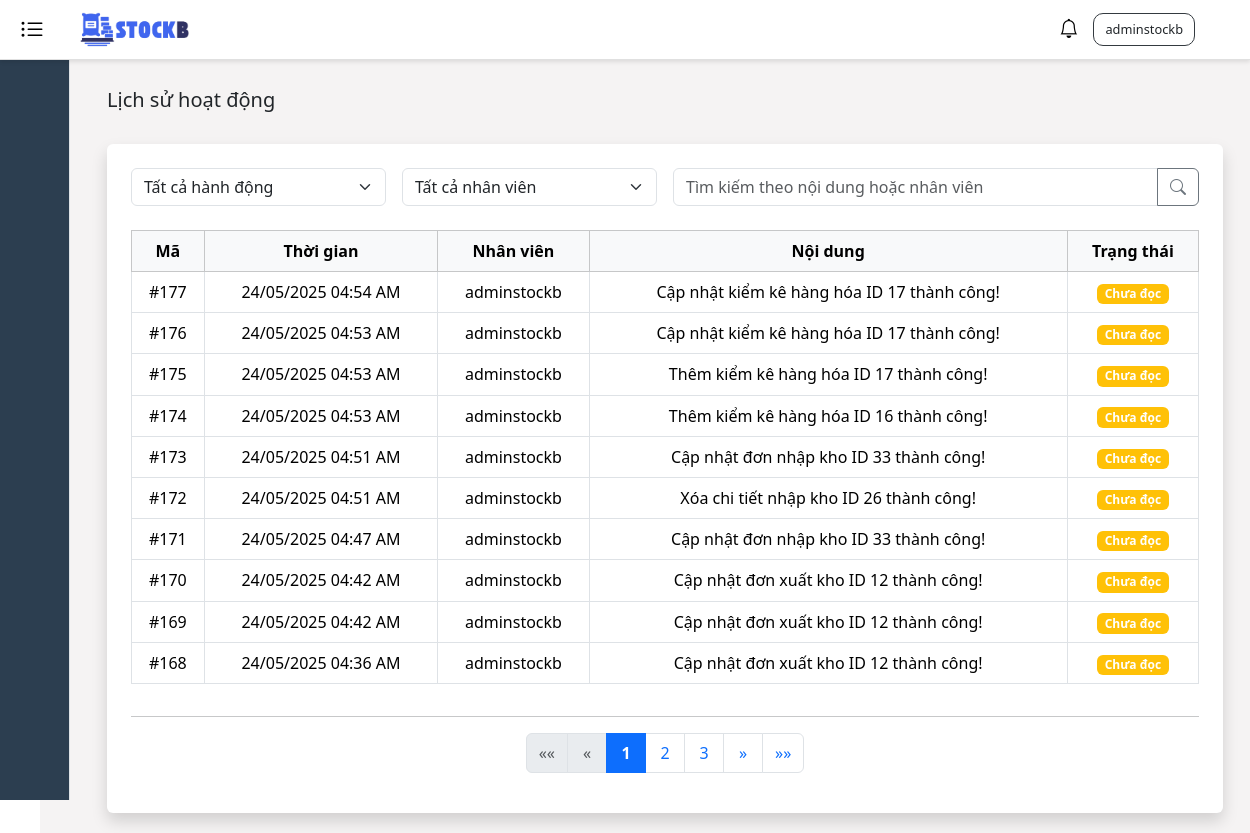
Before: /activity-log/ (signed in) with the older database file.
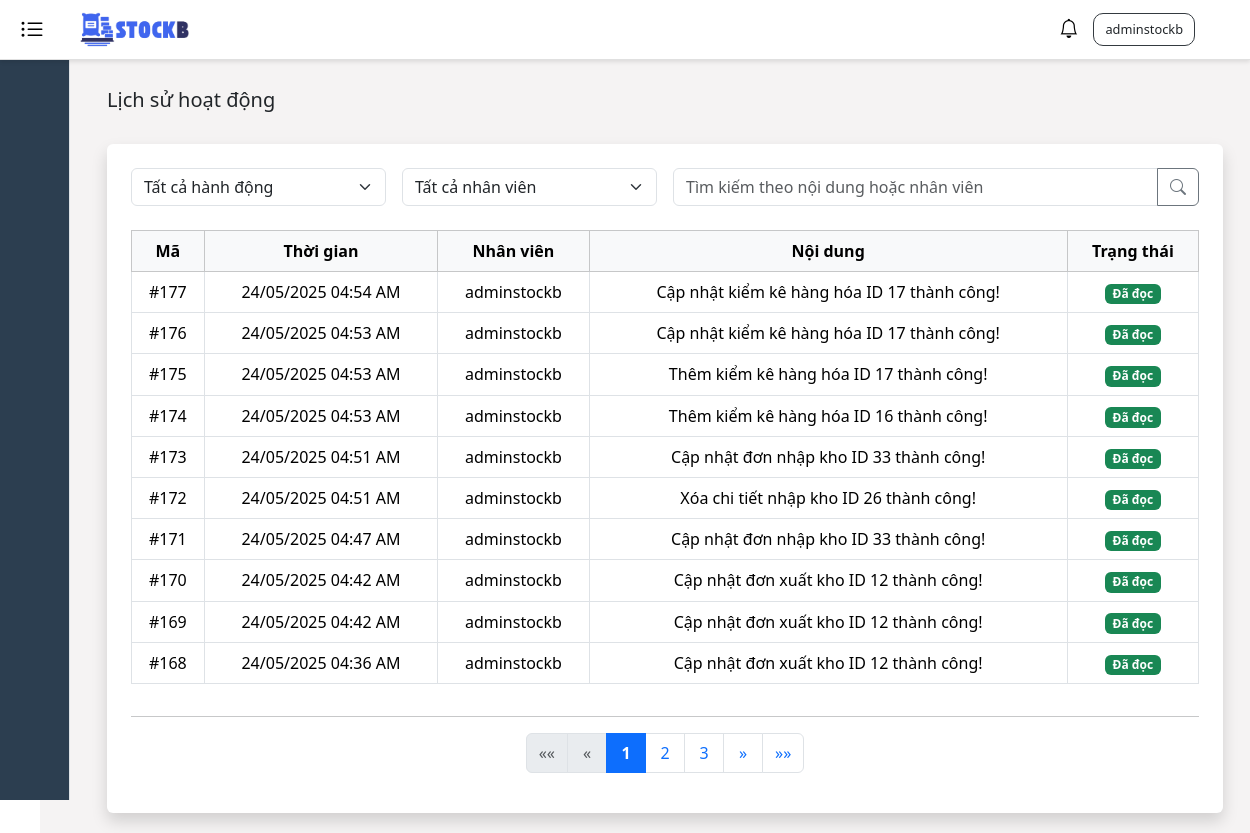
After: the same page with the newer database file.
### stockb/models.py (models this page shows, shortened)
class Notification(models.Model):
    message = models.TextField()
    employee = models.ForeignKey(User, on_delete=models.SET_NULL, null="true")
    created_at = models.DateTimeField(default=timezone.now)
    is_read = models.BooleanField(default=False)
    class Meta:
        ordering = ['-created_at']

### stockb/views/notification_views.py (the view, shortened to what this page needs)
# urls.py: path('activity-log/', notification_views.activity_log_list, name='activity_log_list'),
@login_required
def activity_log_list(request):
    action_filter = request.GET.get('action_filter', 'all')
    employee_filter = request.GET.get('employee_filter', 'all')
    search_text = request.GET.get('search', '')
    logs = Notification.objects.all()
    if employee_filter != 'all':
        logs = logs.filter(employee_id=employee_filter)
    if search_text:
        logs = logs.filter(
            Q(message__icontains=search_text) |
            Q(employee__username__icontains=search_text)
        )
    employees = User.objects.filter(is_active=True).order_by('username')
    paginator = Paginator(logs, 10)
    page_number = request.GET.get('page')
    page_obj = paginator.get_page(page_number)
    context = {
        'title': 'Lịch sử hoạt động',
        'logs': page_obj,
        'action_filter': action_filter,
        'employee_filter': employee_filter,
        'search_text': search_text,
        'employees': employees,
    }
    return render(request, 'activity_log/activity_log.html', context)

### stockb/context_processors.py (called while the page is built)
def notifications(request):
    return {
        'notifications': Notification.objects.all()[:50]
    }

### stockb/templates/activity_log/activity_log.html (shortened to what this page needs)
{% extends 'base.html' %}
{% load humanize %}
{% block content %}
    <div class="d-flex justify-content-between align-items-center mb-4">
        <h5>Lịch sử hoạt động</h5>
    </div>
    <div class="container bg-white p-4 rounded shadow">
        <form method="GET" class="mb-4">
            <div class="row g-3">
                <div class="col-md-3">
                    <select name="action_filter" class="form-select" onchange="this.form.submit()">
                        <option value="all" {% if action_filter == 'all' %} selected {% endif %}>Tất cả hành động</option>
                    </select>
                </div>
                <div class="col-md-3">
                    <select name="employee_filter" class="form-select" onchange="this.form.submit()">
                        <option value="all" {% if employee_filter == "all" %}selected{% endif %}>Tất cả nhân viên</option>
                    </select>
                </div>
                <div class="col-md-6">
                    <div class="input-group">
                        <input type="text" name="search" class="form-control" placeholder="Tìm kiếm theo nội dung hoặc nhân viên" value="{{ search_text }}">
                        <button type="submit" class="btn btn-outline-secondary"><i class="bi bi-search"></i></button>
                    </div>
                </div>
            </div>
        </form>
        <div class="table-responsive">
            <table class="table table-bordered align-middle text-center">
                <thead class="table-light">
                    <tr>
                        <th scope="col">Mã</th>
                        <th scope="col">Thời gian</th>
                        <th scope="col">Nhân viên</th>
                        <th scope="col">Nội dung</th>
                        <th scope="col">Trạng thái</th>
                    </tr>
                </thead>
                <tbody>
                    {% for log in logs %}
                    <tr>
                        <td>#{{ log.id }}</td>
                        <td>{{ log.created_at|date:"d/m/Y H:i A" }}</td>
                        <td>{{ log.employee.username|default:"Hệ thống" }}</td>
                        <td>{{ log.message }}</td>
                        <td>
                            {% if log.is_read %}
                                <span class="badge bg-success">Đã đọc</span>
                            {% else %}
                                <span class="badge bg-warning">Chưa đọc</span>
                            {% endif %}
                        </td>
                    </tr>
                    {% empty %}
                    <tr>
                        <td colspan="5">Không có thông báo nào.</td>
                    </tr>
                    {% endfor %}
                </tbody>
            </table>
        </div>
      {% include 'Pagination/pagination.html' with page_obj=logs %}
    </div>
{% endblock %}

### templates/base.html (shortened to what this page needs)
<!DOCTYPE html>
<html lang="vi">
{% load static %}
<head>
    <link href="https://cdn.jsdelivr.net/npm/bootstrap@5.3.3/dist/css/bootstrap.min.css" rel="stylesheet">
    <link rel="stylesheet" href="https://cdnjs.cloudflare.com/ajax/libs/bootstrap-icons/1.11.3/font/bootstrap-icons.min.css">
    <link rel="stylesheet" href="https://cdnjs.cloudflare.com/ajax/libs/toastr.js/latest/toastr.min.css">
    <link rel="stylesheet" href="{% static 'styles.css' %}">
</head>
<body>
    <div class="header">
        <div class="left-container">
            <button class="hamburger active" id="toggleSidebar" aria-label="Toggle sidebar">
                <i class="bi bi-list-ul"></i>
            </button>
            <img src="{% static 'images/stockb-logo.png' %}" alt="StockB Logo" />
        </div>
        <div class="d-flex align-items-center">
            {% if user.is_authenticated %}
                <div class="dropdown">
                    <button class="notification-btn" id="notificationDropdown" data-bs-toggle="dropdown" aria-expanded="false" aria-label="Thông báo">
                        <i class="bi bi-bell"></i>
                    </button>
                </div>
                <div class="dropdown name-user">
                    <button class="dropdown-toggle text-dark bg-transparent border-0" id="dropdownMenuButton1"
                        data-bs-toggle="dropdown" aria-expanded="false">
                        {{ user.username }}
                    </button>
                </div>
            {% else %}
                <div class="name-user">
                    <a class="bg-transparent text-dark border-0 text-decoration-none" href="{% url 'login' %}">Đăng nhập</a>
                </div>
            {% endif %}
        </div>
    </div>
    <div class="sidebar sidebar-collapsed active" id="sidebar">
    </div>
    <div class="main-content expanded">
        <div class="container mt-5">
            {% block content %}{% endblock %}
        </div>
    </div>
</body>
</html>

### stockb/templates/Pagination/pagination.html (shortened to what this page needs)
<div class="col-12 mt-3 mb-3">
         <hr class="my-1">
      </div>
<nav aria-label="Phân trang">
    <ul class="pagination justify-content-center">
        {% if page_obj.has_previous %}
            <li class="page-item">
                <a class="page-link" href="?page=1{% if request.GET.search %}&search={{ request.GET.search }}{% endif %}" aria-label="Trang đầu">
                    <span aria-hidden="true">&laquo;&laquo;</span>
                </a>
            </li>
            <li class="page-item">
                <a class="page-link" href="?page={{ page_obj.previous_page_number }}{% if request.GET.search %}&search={{ request.GET.search }}{% endif %}" aria-label="Trang trước">
                    <span aria-hidden="true">&laquo;</span>
                </a>
            </li>
        {% else %}
            <li class="page-item disabled">
                <span class="page-link">&laquo;&laquo;</span>
            </li>
            <li class="page-item disabled">
                <span class="page-link">&laquo;</span>
            </li>
        {% endif %}
        {% for i in page_obj.paginator.page_range %}
            {% if page_obj.number == i %}
                <li class="page-item active">
                    <span class="page-link text-white">{{ i }}</span>
                </li>
            {% elif i > page_obj.number|add:'-3' and i < page_obj.number|add:'3' %}
                <li class="page-item">
                    <a class="page-link" href="?page={{ i }}{% if request.GET.search %}&search={{ request.GET.search }}{% endif %}">{{ i }}</a>
                </li>
            {% endif %}
        {% endfor %}
        {% if page_obj.has_next %}
            <li class="page-item">
                <a class="page-link" href="?page={{ page_obj.next_page_number }}{% if request.GET.search %}&search={{ request.GET.search }}{% endif %}" aria-label="Trang sau">
                    <span aria-hidden="true">&raquo;</span>
                </a>
            </li>
            <li class="page-item">
                <a class="page-link" href="?page={{ page_obj.paginator.num_pages }}{% if request.GET.search %}&search={{ request.GET.search }}{% endif %}" aria-label="Trang cuối">
                    <span aria-hidden="true">&raquo;&raquo;</span>
                </a>
            </li>
        {% endif %}
    </ul>
</nav>

### static/styles.css (style rules this page uses)
body { overflow-x: hidden; }
.header { height: 60px; width: 100%; background-color: #ffffff; border-bottom: 1px solid #e0e0e0; padding: 10px 20px; display: flex; align-items: center; justify-content: space-between; box-shadow: 0 2px 4px rgba(0, 0, 0, 0.1); position: fixed; top: 0; left: 0; z-index: 1000; }
.header .left-container { display: flex; align-items: center; }
.header .name-user { border: #343a40 solid 1px; padding: 5px; border-radius: 10px; font-size: 80%; margin-right: 35px; font-weight: 600; }
.header img { width: 120px; height: 40px; object-fit: cover; margin-left: 30px; }
.notification-btn { position: relative; margin-right: 15px; background: none; border: none; padding: 0; }
.notification-btn .bi-bell { font-size: 1.2rem; }
.name-user .dropdown-toggle::after { display: none; }
.sidebar { width: 250px; background-color: #2c3e50; color: #ffffff; height: calc(100vh - 60px); position: fixed; top: 60px; left: 0; padding-top: 20px; overflow-y: auto; border-right: 1px solid #dee2e6; }
.sidebar.sidebar-collapsed { width: 70px; }
.main-content { margin-left: 250px; margin-top: 20px; padding: 20px; background: #F5F3F3; min-height: 100vh ; width: calc(100% - 250px); transition: margin-left 0.0s; }
.main-content.expanded { margin-left: 5vh; width: 100%; }
.hamburger { font-size: 1.5rem; background: none; border: none; cursor: pointer; padding: var(--spacing-sm); border-radius: var(--border-radius); }
.hamburger i { line-height: 1; color: #DC3545; }
.hamburger.active i { color: #000000; }

### stockb/templates/Pagination/pagination.html (style rules this page uses)
.pagination .page-item.active .page-link { background-color: #0d6efd; border-color: #0d6efd; color: white; font-weight: bold; }
.pagination .page-link { min-width: 40px; height: 40px; display: flex; align-items: center; justify-content: center; font-size: 1rem; padding: 0.5rem 0.75rem; }
.pagination .page-item:first-child .page-link { border-top-left-radius: 0.375rem; border-bottom-left-radius: 0.375rem; }
.pagination .page-item:last-child .page-link { border-top-right-radius: 0.375rem; border-bottom-right-radius: 0.375rem; }

Changed rows visible on the page:
changed Notification "24/05/2025 04:54 AM": is_read "Chưa đọc" → "Đã đọc"
changed Notification id 176: is_read "Chưa đọc" → "Đã đọc"
changed Notification "Thêm kiểm kê hàng hóa ID 17 thành công!": is_read "Chưa đọc" → "Đã đọc"
changed Notification "Thêm kiểm kê hàng hóa ID 16 thành công!": is_read "Chưa đọc" → "Đã đọc"
changed Notification id 173: is_read "Chưa đọc" → "Đã đọc"
changed Notification "Xóa chi tiết nhập kho ID 26 thành công!": is_read "Chưa đọc" → "Đã đọc"
changed Notification "24/05/2025 04:47 AM": is_read "Chưa đọc" → "Đã đọc"
changed Notification id 170: is_read "Chưa đọc" → "Đã đọc"
changed Notification id 169: is_read "Chưa đọc" → "Đã đọc"
changed Notification "24/05/2025 04:36 AM": is_read "Chưa đọc" → "Đã đọc"
